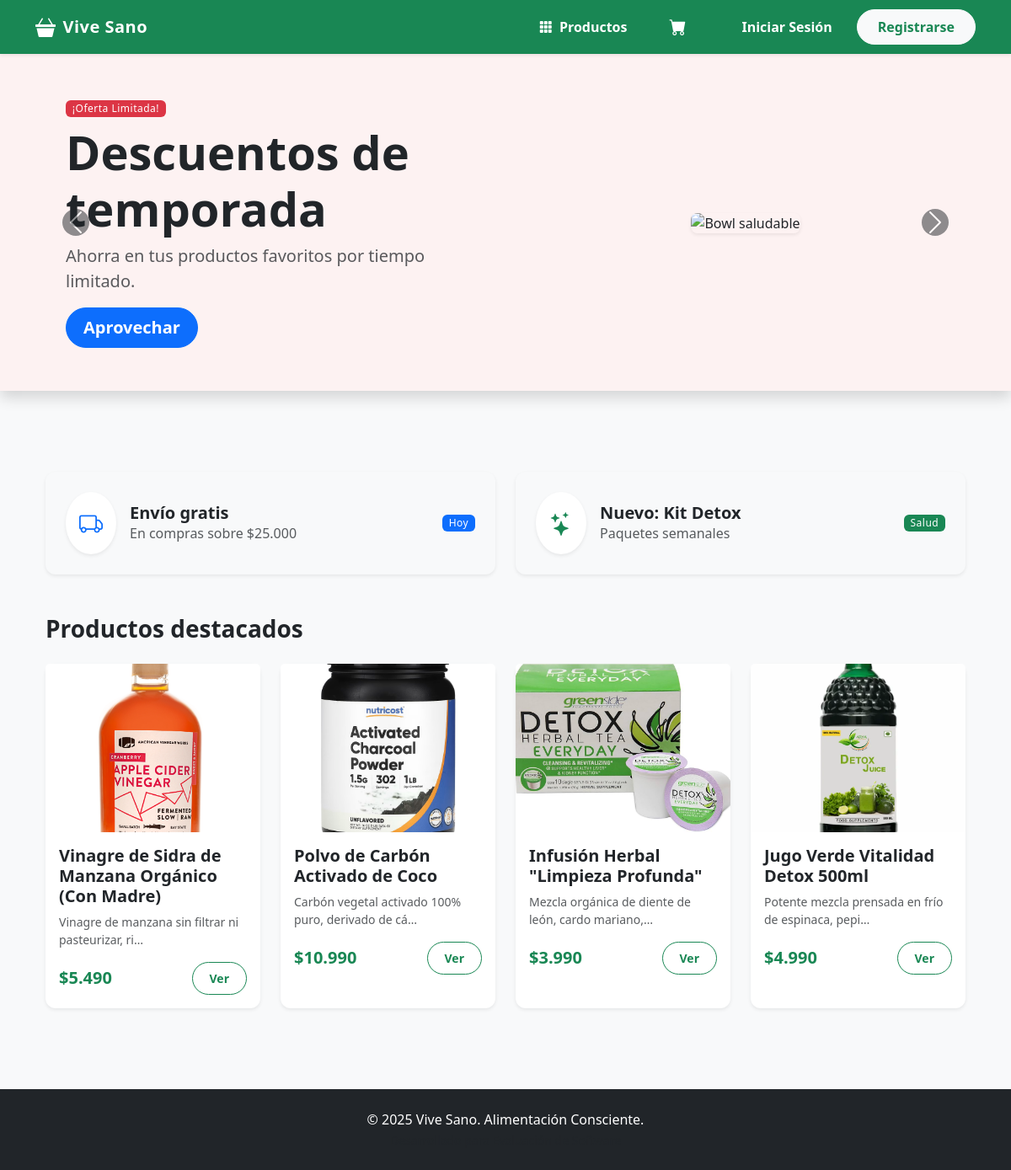
The page / on the database its author committed.
### gestion/models.py (models this page shows, shortened)
class Producto(models.Model):
    nombre = models.CharField(max_length=100)
    descripcion = models.TextField(blank=True, null=True)
    precio = models.DecimalField(max_digits=10, decimal_places=2) # Usamos Decimal para dinero
    stock = models.IntegerField(default=0)
    categoria = models.CharField(max_length=50, blank=True)
    imagen = models.ImageField(upload_to='productos/', null=True, blank=True)

### core/views.py (the view)
# urls.py: path('', views.home, name='home'),
def home(request):
    productos_destacados = Producto.objects.all().order_by('-id')[:4]
    return render(request, 'core/home.html', {'productos': productos_destacados})

### core/context_processors.py (called while the page is built, shortened)
def contadores_globales(request):
    data = {
        'cant_logistica': 0,
        'cant_atencion': 0
    }
    return data

### core/templatetags/filtros_extra.py (called while the page is built)
@register.filter
def clp(value):
    try:
        value = int(value) # Quitamos decimales (.00)
        return "${:,.0f}".format(value).replace(",", ".")
    except (ValueError, TypeError):
        return value

### core/templates/core/home.html (shortened to what this page needs)
{% extends 'core/base.html' %}
{% load filtros_extra %}
{% block carousel %}
<div id="heroCarousel" class="carousel slide shadow mb-5" data-bs-ride="carousel">
  <div class="carousel-inner">
    <div class="carousel-item active" style="height: 400px; background-color: #fdf2f2;">
      <div class="d-flex align-items-center justify-content-center h-100">
        <div class="container">
            <div class="row align-items-center">
                <div class="col-md-6 p-5">
                    <span class="badge bg-danger mb-2">¡Oferta Limitada!</span>
                    <h1 class="display-4 fw-bold text-dark">Descuentos de temporada</h1>
                    <p class="lead text-muted">Ahorra en tus productos favoritos por tiempo limitado.</p>
                    <a href="{% url 'catalogo:catalogo' %}" class="btn btn-primary btn-lg">Aprovechar</a>
                </div>
                <div class="col-md-6 text-center">
                    <img src="https://images.unsplash.com/photo-1512621776951-a57141f2eefd?ixlib=rb-4.0.3&auto=format&fit=crop&w=600&q=80"
                         class="img-fluid rounded-3 shadow-sm" alt="Bowl saludable" style="max-height: 350px;">
                </div>
            </div>
        </div>
      </div>
    </div>
  </div>
  <button class="carousel-control-prev" type="button" data-bs-target="#heroCarousel" data-bs-slide="prev">
    <span class="carousel-control-prev-icon bg-dark rounded-circle" aria-hidden="true"></span>
  </button>
  <button class="carousel-control-next" type="button" data-bs-target="#heroCarousel" data-bs-slide="next">
    <span class="carousel-control-next-icon bg-dark rounded-circle" aria-hidden="true"></span>
  </button>
</div>
{% endblock %}
{% block content %}
<section class="container pb-5">
  <div class="row g-4 mb-5">
      <div class="col-md-6">
          <div class="card border-0 shadow-sm bg-light">
              <div class="card-body d-flex align-items-center p-4">
                  <div class="bg-white p-3 rounded-circle me-3 shadow-sm"><i class="bi bi-truck fs-3 text-primary"></i></div>
                  <div><h5 class="fw-bold mb-0">Envío gratis</h5><p class="mb-0 text-muted">En compras sobre $25.000</p></div>
                  <span class="badge bg-primary ms-auto">Hoy</span>
              </div>
          </div>
      </div>
      <div class="col-md-6">
          <div class="card border-0 shadow-sm bg-light">
              <div class="card-body d-flex align-items-center p-4">
                  <div class="bg-white p-3 rounded-circle me-3 shadow-sm"><i class="bi bi-stars fs-3 text-success"></i></div>
                  <div><h5 class="fw-bold mb-0">Nuevo: Kit Detox</h5><p class="mb-0 text-muted">Paquetes semanales</p></div>
                  <span class="badge bg-success ms-auto">Salud</span>
              </div>
          </div>
      </div>
  </div>
  <h3 class="mb-4 fw-bold">Productos destacados</h3>
  <div class="row row-cols-1 row-cols-md-2 row-cols-lg-4 g-4">
    {% for prod in productos %}
    <div class="col">
      <div class="card h-100 border-0 shadow-sm">
        {% if prod.imagen %}
            <img src="{{ prod.imagen.url }}" class="card-img-top" alt="{{ prod.nombre }}" style="height: 200px; object-fit: cover;">
        {% else %}
            <div class="bg-secondary bg-opacity-10 d-flex align-items-center justify-content-center" style="height: 200px;">
                <i class="bi bi-basket display-1 text-secondary opacity-25"></i>
            </div>
        {% endif %}
        <div class="card-body">
          <h5 class="card-title fw-bold">{{ prod.nombre }}</h5>
          <p class="card-text text-muted small">{{ prod.descripcion|truncatechars:50|default:"Sin descripción" }}</p>
          <div class="d-flex justify-content-between align-items-center mt-3">
              <span class="fs-5 fw-bold text-success">{{ prod.precio|clp }}</span>
              <a href="{% url 'catalogo:detalle' prod.id %}" class="btn btn-sm btn-outline-success rounded-pill">Ver</a>
          </div>
        </div>
      </div>
    </div>
    {% empty %}
    <div class="col-12 text-center py-5">
        <p class="text-muted">No hay productos destacados aún.</p>
    </div>
    {% endfor %}
  </div>
</section>
{% endblock %}

### static/css/styles.css (style rules this page uses)
body { background-color: #f8f9fa; font-family: 'Segoe UI', Tahoma, Geneva, Verdana, sans-serif; }
.card { border: none; border-radius: 12px; transition: transform 0.2s ease, box-shadow 0.2s ease; }
.btn { border-radius: 50px; padding: 8px 20px; font-weight: 600; }
.badge { font-weight: 500; letter-spacing: 0.5px; }
#heroCarousel .carousel-item { min-height: 400px; }

### rows shown on the page
Producto: imagen (picture), nombre "Vinagre de Sidra de Manzana Orgánico (Con Madre)", descripcion "Vinagre de manzana sin filtrar ni pasteurizar, ri…", precio|clp "$5.490"
Producto: imagen (picture), nombre "Polvo de Carbón Activado de Coco", descripcion "Carbón vegetal activado 100% puro, derivado de cá…", precio|clp "$10.990"
Producto: imagen (picture), nombre "Infusión Herbal \"Limpieza Profunda\"", descripcion "Mezcla orgánica de diente de león, cardo mariano,…", precio|clp "$3.990"
Producto: imagen (picture), nombre "Jugo Verde Vitalidad Detox 500ml", descripcion "Potente mezcla prensada en frío de espinaca, pepi…", precio|clp "$4.990"
